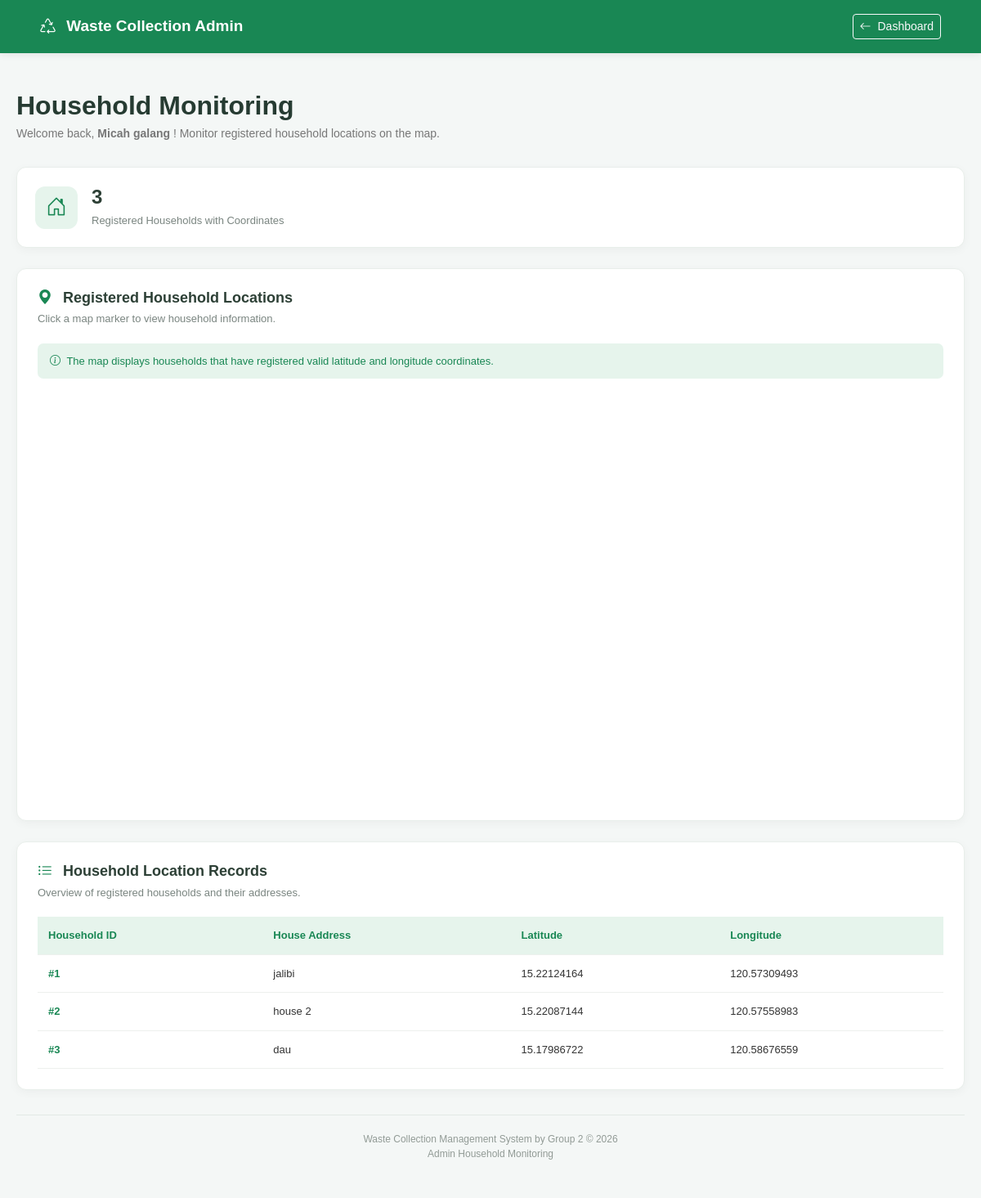
The app's page /system-main/system-main/wastesystem/admin/households.php (signed in) with its own data.
### tables this page shows
CREATE TABLE `households` (
  `id` int(11) NOT NULL,
  `user_id` int(11) NOT NULL,
  `house_address` varchar(255) NOT NULL,
  `latitude` decimal(10,8) DEFAULT NULL,
  `longitude` decimal(11,8) DEFAULT NULL,
  `created_at` timestamp NOT NULL DEFAULT current_timestamp()
);

### system-main/system-main/wastesystem/admin/households.php (the view, shortened to what this page needs)
<?php
require_once __DIR__ . "/../config/db_system.php";
try {
    $sql = "
        SELECT id, house_address, latitude, longitude
        FROM households
        WHERE latitude IS NOT NULL
        AND longitude IS NOT NULL
        ORDER BY id ASC
    ";
    $stmt = $pdo->query($sql);
    $households = $stmt->fetchAll(PDO::FETCH_ASSOC);
} catch (PDOException $e) {
    die("Database error: " . htmlspecialchars($e->getMessage()));
}
?>
<!DOCTYPE html>
<html lang="en">
<head>
    <link href="../assets/vendor/bootstrap/css/bootstrap.min.css" rel="stylesheet">
    <link rel="stylesheet"
        href="https://cdn.jsdelivr.net/npm/bootstrap-icons@1.11.3/font/bootstrap-icons.min.css">
</head>
<body>
    <nav class="navbar navbar-dark">
        <div class="container-fluid px-4">
            <span class="navbar-brand">
                <i class="bi bi-recycle me-2"></i>
                Waste Collection Admin
            </span>
            <a href="dashboard.php" class="btn btn-outline-light btn-sm">
                <i class="bi bi-arrow-left me-1"></i>
                Dashboard
            </a>
        </div>
    </nav>
    <main class="main-container">
        <div class="page-header">
            <h2>Household Monitoring</h2>
            <p>
                Welcome back,
                <strong>
                    <?php echo htmlspecialchars($_SESSION['full_name'] ?? 'Admin'); ?>
                </strong>!
                Monitor registered household locations on the map.
            </p>
        </div>
        <div class="summary-card">
            <div class="summary-icon">
                <i class="bi bi-house-door"></i>
            </div>
            <div>
                <h3><?php echo count($households); ?></h3>
                <p>Registered Households with Coordinates</p>
            </div>
        </div>
        <section class="content-card">
            <div class="card-heading">
                <div>
                    <h5>
                        <i class="bi bi-geo-alt-fill me-2"
                            style="color:#198754;"></i>
                        Registered Household Locations
                    </h5>
                    <p>
                        Click a map marker to view household information.
                    </p>
                </div>
            </div>
            <div class="map-note">
                <i class="bi bi-info-circle me-1"></i>
                The map displays households that have registered valid
                latitude and longitude coordinates.
            </div>
            <div id="map"></div>
        </section>
        <section class="content-card">
            <div class="card-heading">
                <div>
                    <h5>
                        <i class="bi bi-list-ul me-2"
                            style="color:#198754;"></i>
                        Household Location Records
                    </h5>
                    <p>
                        Overview of registered households and their addresses.
                    </p>
                </div>
            </div>
            <div class="table-wrapper">
                <table>
                    <thead>
                        <tr>
                            <th>Household ID</th>
                            <th>House Address</th>
                            <th>Latitude</th>
                            <th>Longitude</th>
                        </tr>
                    </thead>
                    <tbody>
                        <?php if (count($households) > 0): ?>
                            <?php foreach ($households as $house): ?>
                                <tr>
                                    <td class="household-id">
                                        #<?php echo htmlspecialchars($house['id']); ?>
                                    </td>
                                    <td>
                                        <?php echo htmlspecialchars($house['house_address']); ?>
                                    </td>
                                    <td>
                                        <?php echo htmlspecialchars($house['latitude']); ?>
                                    </td>
                                    <td>
                                        <?php echo htmlspecialchars($house['longitude']); ?>
                                    </td>
                                </tr>
                            <?php endforeach; ?>
                        <?php endif; ?>
                    </tbody>
                </table>
            </div>
        </section>
        <div class="dashboard-footer">
            Waste Collection Management System by Group 2
            &copy; <?php echo date("Y"); ?>
            <br>
            Admin Household Monitoring
        </div>
    </main>
</body>
</html>

### system-main/system-main/wastesystem/admin/households.php (style rules this page uses)
body { background-color: #f4f7f6; font-family: Arial, sans-serif; color: #333; padding-top: 85px; }
.navbar { background-color: #198754; padding: 12px 25px; box-shadow: 0 2px 8px rgba(0, 0, 0, 0.08); position: fixed; top: 0; left: 0; right: 0; width: 100%; min-height: 65px; z-index: 9999; }
.navbar .container-fluid { display: flex; justify-content: space-between; align-items: center; }
.navbar-brand { color: white !important; font-weight: 600; font-size: 19px; }
.main-container { max-width: 1250px; margin: auto; padding: 25px 20px; }
.page-header { margin-bottom: 30px; }
.page-header h2 { font-weight: 700; color: #263b32; margin-bottom: 5px; }
.page-header p { color: #777; font-size: 14px; margin-bottom: 0; }
.summary-card { background: white; border: 1px solid #e8eeea; border-radius: 12px; padding: 22px; box-shadow: 0 3px 12px rgba(0, 0, 0, 0.04); display: flex; align-items: center; gap: 17px; margin-bottom: 25px; }
.summary-icon { width: 52px; height: 52px; background-color: #e6f4ec; color: #198754; border-radius: 12px; display: flex; align-items: center; justify-content: center; font-size: 25px; }
.summary-card h3 { font-size: 24px; font-weight: 700; color: #2d4036; margin-bottom: 4px; }
.summary-card p { color: #7a8580; font-size: 13px; margin-bottom: 0; }
.content-card { background: white; border: 1px solid #e8eeea; border-radius: 12px; box-shadow: 0 3px 12px rgba(0, 0, 0, 0.04); padding: 25px; margin-bottom: 25px; }
.card-heading { display: flex; justify-content: space-between; align-items: center; flex-wrap: wrap; gap: 12px; margin-bottom: 20px; }
.card-heading h5 { font-size: 18px; font-weight: 700; color: #2d4036; margin-bottom: 5px; }
.card-heading p { color: #7a8580; font-size: 13px; margin-bottom: 0; }
#map { width: 100%; height: 500px; border-radius: 10px; overflow: hidden; }
.map-note { background: #e6f4ec; color: #198754; padding: 12px 15px; border-radius: 7px; font-size: 13px; margin-bottom: 15px; }
.table-wrapper { overflow-x: auto; }
table { width: 100%; border-collapse: collapse; min-width: 500px; }
th, td { padding: 13px; text-align: left; border-bottom: 1px solid #edf0ed; font-size: 13px; }
th { background: #e6f4ec; color: #198754; font-weight: 600; }
.household-id { color: #198754; font-weight: 700; }
.dashboard-footer { margin-top: 30px; padding: 20px 0; border-top: 1px solid #e2e9e5; color: #929b96; font-size: 12px; text-align: center; }

### records on screen
households: id "1", house_address "jalibi", latitude "15.22124164", longitude "120.57309493"
households: id "2", house_address "house 2", latitude "15.22087144", longitude "120.57558983"
households: id "3", house_address "dau", latitude "15.17986722", longitude "120.58676559"

### other values on screen
$_SESSION['full_name'] "Micah galang"
count($households) "3"
